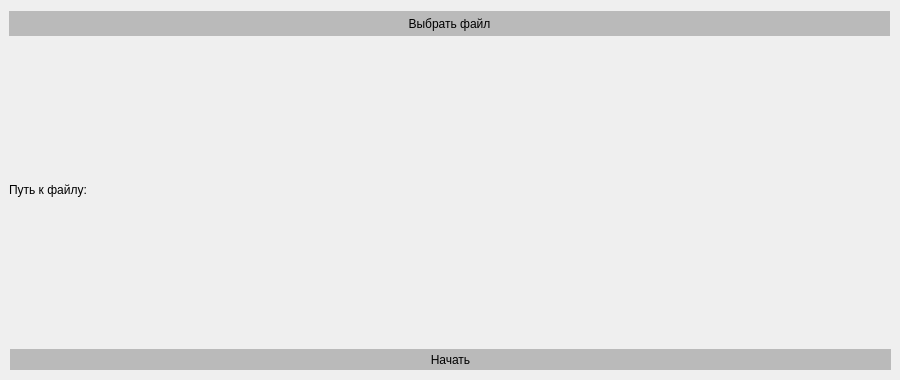
    <widget class="QWidget" name="tab_7">
     <property name="minimumSize">
      <size>
       <width>900</width>
       <height>380</height>
      </size>
     </property>
     <property name="maximumSize">
      <size>
       <width>900</width>
       <height>380</height>
      </size>
     </property>
     <attribute name="title">
      <string>Отгрузить перемещение</string>
     </attribute>
     <widget class="QWidget" name="gridLayoutWidget_2">
      <property name="geometry">
       <rect>
        <x>9</x>
        <y>9</y>
        <width>881</width>
        <height>331</height>
       </rect>
      </property>
      <layout class="QGridLayout" name="gridLayout_7">
       <item row="1" column="1">
        <widget class="QLabel" name="label_48">
         <property name="text">
          <string/>
         </property>
         <property name="wordWrap">
          <bool>true</bool>
         </property>
        </widget>
       </item>
       <item row="1" column="0">
        <widget class="QLabel" name="label_47">
         <property name="text">
          <string>Путь к файлу:</string>
         </property>
        </widget>
       </item>
       <item row="0" column="0" colspan="2">
        <widget class="QPushButton" name="pushButton_7">
         <property name="minimumSize">
          <size>
           <width>0</width>
           <height>25</height>
          </size>
         </property>
         <property name="maximumSize">
          <size>
           <width>16777215</width>
           <height>20</height>
          </size>
         </property>
         <property name="styleSheet">
          <string notr="true">background-color: rgb(186, 186, 186);
border: 4px solid rgb(186, 186, 186);</string>
         </property>
         <property name="text">
          <string>Выбрать файл</string>
         </property>
        </widget>
       </item>
      </layout>
     </widget>
     <widget class="QPushButton" name="start_7">
      <property name="geometry">
       <rect>
        <x>10</x>
        <y>349</y>
        <width>881</width>
        <height>21</height>
       </rect>
      </property>
      <property name="styleSheet">
       <string notr="true">background-color: rgb(186, 186, 186);
border: 4px solid rgb(186, 186, 186);</string>
      </property>
      <property name="text">
       <string>Начать</string>
      </property>
     </widget>
    </widget>
